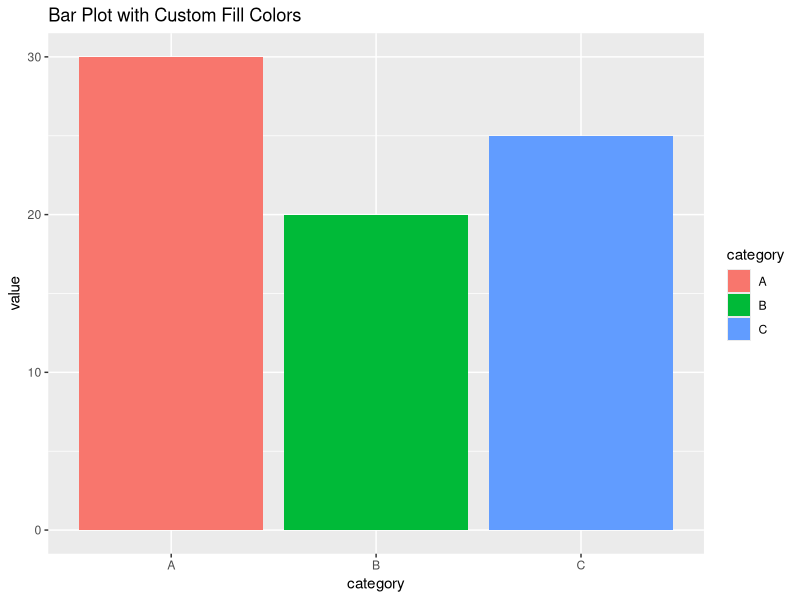
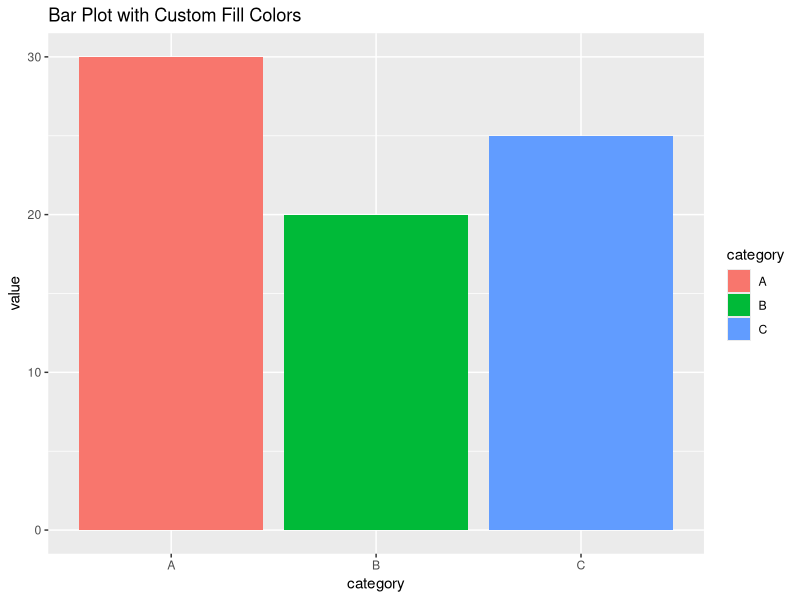

These charts were generated, in order, by the following R code: (Note: this script raises an error after producing the figures.)
### Ejercicios normales ###

# Escriba un bucle de 10 iteraciones
# en cada iteración produzca 4 numeros al azar entre 1 y 50
# guarde todos los números que obtenga en un vector


# Añada un condicional dentro del bucle
# el condicional revisa si obtuvo 42 en en ese ciclo
# si es así imprima "winner, winner, chicken dinner!"


i<-7
cat("El numero ",i," es impar!","\n")


# Escriba un bucle que itere sobre el vector que obtuvo
# si el valor de la iteración es impar algo como:
# "el numero 7 es impar"
# escruba un mensaje análogo para nñumeros pares


# Abra un nuevo script de R, guardelo como "mis_funciones.R
# En ese archivo defina una función que transforme millas a kilometros


# elimine de la memoria la función que definió usando rm()
# cargue el archivo desde este script usando el comando source()



# genere una tabla "my_data" que tenga tres columnas: val1, val2, val3 y my_factor
# val1, val2 y val3 deben tener valores numéricos, my_factor debe se carácteres



library(tidyverse)

# use ggplot para graficar val1 contra val2 en un scatterplot



# incremente el tamaño de los puntos a 5



# cambie los símbolos para que representen my_factor




# añada colores que también representen_my_factor



# revise la ayuda de labs y vea los ejemplos
# luego ejecute de nuevo su gráfico pero añada un titulo
?labs


# Use bucles "for" para comparar las variables de sus datos
# En total producira 9 gráficos (6 si evita comparar entre la misma variable)



# GRÁFICO DE BARRAS
bar_data <- data.frame(
  category = c("A", "B", "C"),
  value = c(30, 20, 25)
)

ggplot(bar_data) +
  geom_bar(stat = "identity",  aes(x = category, y = value, fill = category)) +
  labs(title = "Bar Plot with Custom Fill Colors")


bar_data %>%
  ggplot() +
  geom_bar(stat = "identity",  aes(x = category, y = value, fill = category)) +
  labs(title = "Bar Plot with Custom Fill Colors")


# establezca el directorio base donde tenga los archivos de la clase


# Cargue el archivo darwin_finches.tsv
# note que el archivo erstá separado por tabulador


# use head() y dim() para revisar que su archivo haya cargado de forma correcta


# use summary para darse una idea de que datos tiene
# hay alguna columna vacia? (no se preocupe, eso es normal en estos datos)


# genere un scatterplot que muestre como cambia el alto del pico (BeakH)
# con relación a la dimensión de las alas de los pinzones (WingL)


# genere un gráfico similar al anterior
# resalte las diferentes islas con diferentes colores


# generalmente necesitamos conocer los datos para interpretarlos adecuadamente
# si usted no es biólogo, tomese un minuto y revise al menos los primeros 2 parrafos
# del articulo sobre los pinzones de Darwin de wikipedia
#https://en.wikipedia.org/wiki/Darwin%27s_finches



# Tomese un minuto para pensar como se pueden interpretar los datos
# ¿Por que hay pinzones de diferentes tamaños en diferentes islas?
# Escriba su hipótesis en un comentario


# Genere un gráfico similar al anterior pero resalte las diferentes especies
# con diferentes colores


# Como detalle interesante, hay una nueva especie de pinzon que los biologos
# vieron emerger en tiempo real en las islas galapagos
# https://www.sciencealert.com/darwin-s-finches-evolve-into-new-species-in-real-time-two-generations-galapagos


# cargue la tabla business.csv como el objeto my_business



# haga gráficas que visualizen la relación entre las variables



?lm


bad_model <- lm(ice_cream_sold ~ day_temp + ufo_sightings, data = my_business)
summary(bad_model)


drop1(bad_model)


better_model <- lm(ice_cream_sold ~ day_temp, data = my_business)


?AIC


AIC(bad_model,better_model)



# Ha llegado a este punto? Felicidades!
# Hoy no hay ejercicios avanzados, descanse bien.
